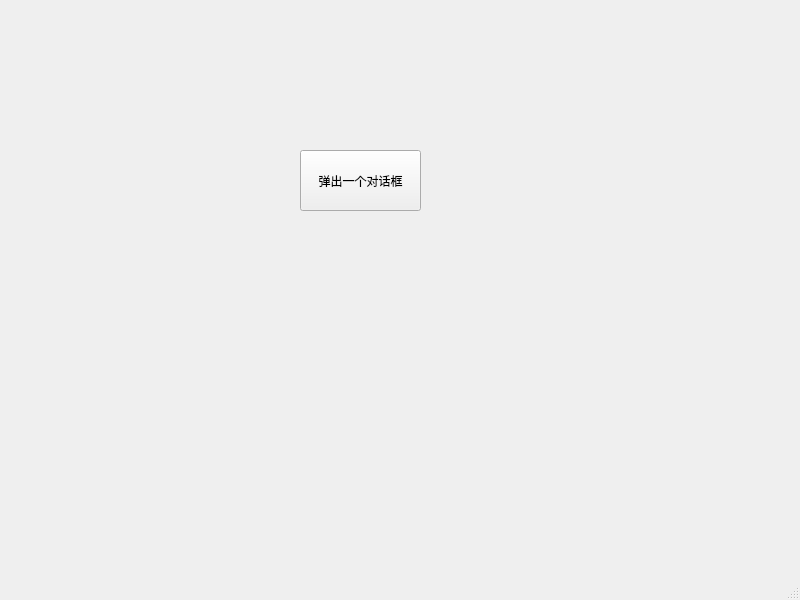
<?xml version="1.0" encoding="UTF-8"?>
<ui version="4.0">
 <class>MainWindow</class>
 <widget class="QMainWindow" name="MainWindow">
  <property name="geometry">
   <rect>
    <x>0</x>
    <y>0</y>
    <width>800</width>
    <height>600</height>
   </rect>
  </property>
  <property name="windowTitle">
   <string>MainWindow</string>
  </property>
  <widget class="QWidget" name="centralwidget">
   <widget class="QPushButton" name="pushButton">
    <property name="geometry">
     <rect>
      <x>300</x>
      <y>150</y>
      <width>121</width>
      <height>61</height>
     </rect>
    </property>
    <property name="text">
     <string>弹出一个对话框</string>
    </property>
   </widget>
  </widget>
  <widget class="QMenuBar" name="menubar">
   <property name="geometry">
    <rect>
     <x>0</x>
     <y>0</y>
     <width>800</width>
     <height>21</height>
    </rect>
   </property>
  </widget>
  <widget class="QStatusBar" name="statusbar"/>
 </widget>
 <resources/>
 <connections/>
</ui>
